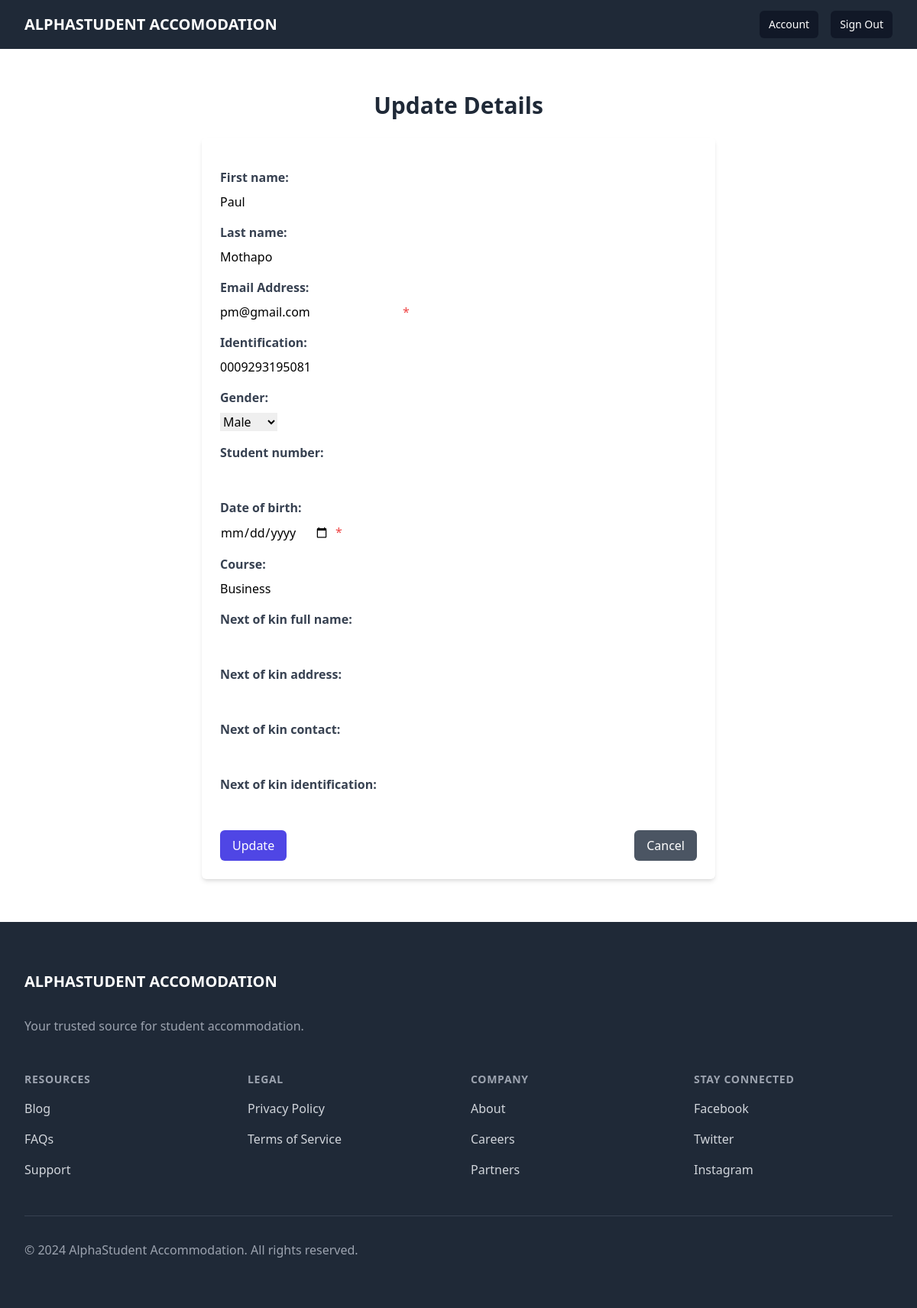
/accounts/update (signed in), run on the app's committed database.
### accounts/models.py (models this page shows, shortened)
class CustomUser(AbstractUser):
    username = None
    is_accepted = models.BooleanField(default=False)
    email = models.EmailField(unique=True, verbose_name='Email Address')
    user_type = models.CharField(max_length=20, choices=(
        ('student', 'Student'),
        ('student_leader', 'Student Leader'),
        ('admin', 'Admin'),
    ), default='student')
    identification = models.CharField(max_length=20, blank=True, null=True)
    gender = models.CharField(max_length=10, choices=(
        ('male', 'Male'),
        ('female', 'Female'),
    ), blank=True, null=True)
    student_number = models.CharField(max_length=20, blank=True, null=True)
    date_of_birth = models.DateField(blank=True, null=True)
    course = models.CharField(max_length=100, blank=True, null=True)
    next_of_kin_full_name = models.CharField(max_length=100, blank=True, null=True)
    next_of_kin_address = models.CharField(max_length=200, blank=True, null=True)
    next_of_kin_contact = models.CharField(max_length=20, blank=True, null=True)
    next_of_kin_identification = models.CharField(max_length=20, blank=True, null=True)
    USERNAME_FIELD = 'email'
    REQUIRED_FIELDS = []
    objects = CustomUserManager()

### accounts/views.py (the view)
# urls.py: path('update', views.update_view, name='update'),
def update_view(request):
    user = get_object_or_404(CustomUser, pk=request.user.id)
    if request.method == 'POST':
        print(request.POST)
        form = StudentForm(request.POST, instance=user)
        print(form)
        if form.is_valid():
            form.save()
            messages.success(request, 'Account information updated successfully!')
            return redirect('accounts:account')
    else:
        form = StudentForm(instance=user)
    context = {
        'form': form,
    }
    return render(request, 'accounts/account_update_page.html', context)

### accounts/forms.py (shortened to what this page needs)
class StudentForm(forms.ModelForm):
    date_of_birth = forms.DateField(widget=forms.DateInput(attrs={'type': 'date'}))
    class Meta:
        model = CustomUser
        fields = [
            'first_name', 'last_name' ,'email', 'identification', 'gender',
            'student_number', 'date_of_birth', 'course', 'next_of_kin_full_name',
            'next_of_kin_address', 'next_of_kin_contact', 'next_of_kin_identification',
        ]
        required = (
            'first_name', 'last_name', 'email', 'identification', 'gender',
            'student_number', 'date_of_birth', 'course', 'next_of_kin_full_name',
            'next_of_kin_address', 'next_of_kin_contact', 'next_of_kin_identification',
        )

### accounts/templates/accounts/account_update_page.html (shortened to what this page needs)
{% extends 'base.html' %}
{% block content %}
<div class="container mx-auto py-8">
    <h1 class="text-3xl font-bold mb-6 text-center text-gray-800">Update Details</h1>
    <div class="max-w-2xl mx-auto bg-white shadow-md rounded-md p-6">
        <form method="POST" class="space-y-4">
            {% for field in form %}
            <div class="mb-4">
                <label for="{{ field.id_for_label }}" class="block text-gray-700 font-bold mb-2">{{ field.label_tag }}</label>
                <div class="flex">
                    {% if field.name == 'date_of_birth' %}
                    <input type="date" id="{{ field.id_for_label }}" name="{{ field.name }}" value="{{ field.value|date:'Y-m-d' }}" class="form-input">
                    {% else %}
                    {{ field }}
                    {% endif %}
                    {% if field.field.required %}<span class="ml-2 text-red-500">*</span>{% endif %}
                </div>
            </div>
            {% endfor %}
            <div class="flex justify-between">
                <button type="submit" class="px-4 py-2 bg-indigo-600 text-white rounded-md hover:bg-indigo-700 focus:outline-none focus:bg-indigo-700">Update</button>
                <a href="{% url 'accounts:account' %}" class="px-4 py-2 bg-gray-600 text-white rounded-md hover:bg-gray-700 focus:outline-none focus:bg-gray-700">Cancel</a>
            </div>
        </form>
    </div>
</div>
{% endblock %}

### data on the page
CustomUser: form "Paul" "Mothapo" "pm@gmail.com" "0009293195081" "Male" "Business"

### other printed values
{{ field.label_tag }} "First name:" "Last name:" "Email Address:" "Identification:" "Gender:" "Student number:" "Date of birth:" "Course:" "Next of kin full name:" "Next of kin address:" "Next of kin contact:" "Next of kin identification:"
